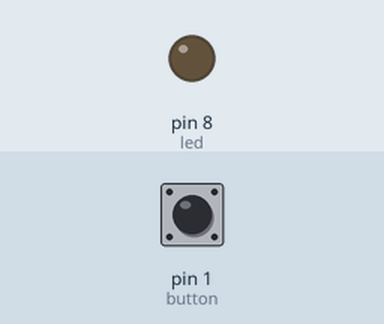
A sketch run on a simulated Arduino Uno, built with avr-gcc and run on an emulated ATmega328P. Shown: output pins drawn as LEDs (lit = HIGH). The inputs (shaded band) are chosen by the test bench; at power-on: pin 1 (button) LOW.

Above: at 1.2 s.
1.3 s: pin 1 (button) pulled HIGH for 0.15 s
At 1.37 s:
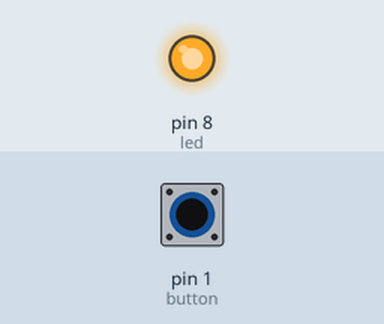
2.9 s: pin 1 (button) pulled HIGH for 3.2 s
At 7.1 s:
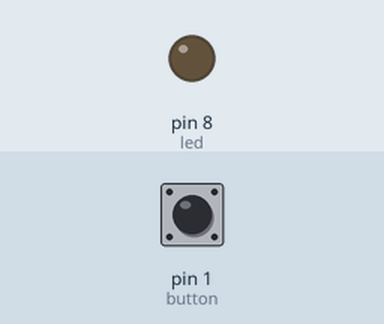
Timing chart, 0 to 8.6 s (numbered marks = the images above; inputs shaded):
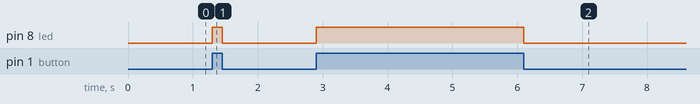

The sketch:

1.ino
```cpp
int button = 1;
int led = 8;

void setup() {
  pinMode(led, OUTPUT);
  pinMode(button, INPUT);
}

void loop(){
  if (digitalRead(button) == HIGH) {
  digitalWrite(led, HIGH);
}
  else {
  digitalWrite(led, LOW);
}
}
```

Measured:
- after the input at 1.3 s, pin 8 (led): LOW → HIGH at once, → LOW 0.15 s later
- after the input at 2.9 s, pin 8 (led): LOW → HIGH at once, → LOW 3.2 s later
